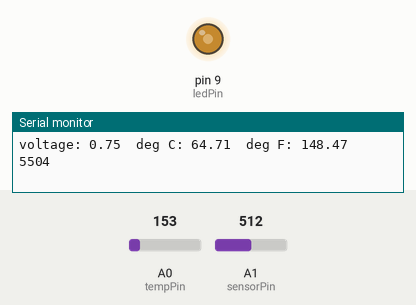
Simulated run of this sketch. Board: Arduino Uno, built with avr-gcc and run on an emulated ATmega328P. On the bench: output pins drawn as LEDs (lit = HIGH), the last lines printed to the serial monitor. The test bench sets the inputs (shaded band); at power-on: A0 (tempPin) = 153, A1 (sensorPin) = 512.

Above: at 1.2 s.
1.3 s: A0 (tempPin) set to 133
At 6.0 s:
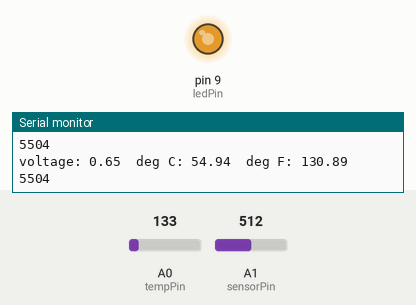
7.0 s: A0 (tempPin) set to 114
At 11.6 s:
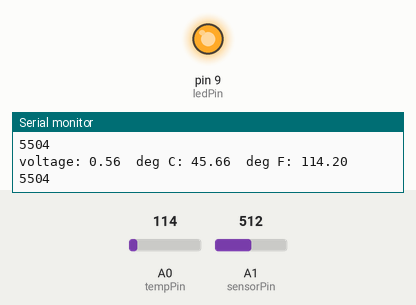
12.5 s: A0 (tempPin) set to 165
At 17.2 s:
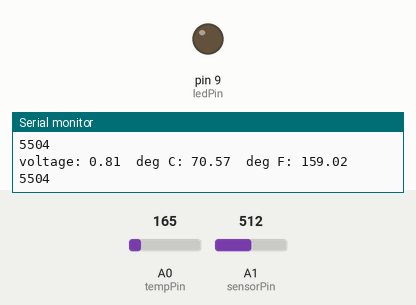
18.0 s: A0 (tempPin) set to 185
At 22.8 s:
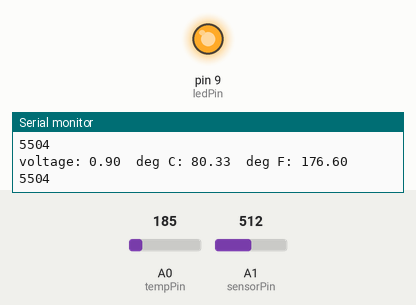
Timing chart, 0 to 24.3 s (numbered marks = the images above; inputs shaded):
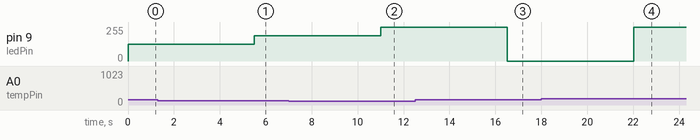

Measured:
- the behaviour switches between 174 and 175 on A0 (tempPin) (found by bisection; images 3 and 4)
- after the input at 1.3 s, pin 9 (ledPin): 127/255 → 191/255 after 4.2 s
- after the input at 7.0 s, pin 9 (ledPin): 191/255 → 255/255 after 4.0 s
- after the input at 12.5 s, pin 9 (ledPin): 255/255 → 0/255 after 4.0 s
- after the input at 18.0 s, pin 9 (ledPin): 0/255 → 255/255 after 4.0 s

The sketch:

sketch_mar23a.ino
```cpp
/*
SparkFun Inventor's Kit
Example sketch 07

TEMPERATURE SENSOR

  Use the "serial monitor" window to read a temperature sensor.

  The TMP36 is an easy-to-use temperature sensor that outputs
  a voltage that's proportional to the ambient temperature.
  You can use it for all kinds of automation tasks where you'd
  like to know or control the temperature of something.

  More information on the sensor is available in the datasheet:
  http://cdn.sparkfun.com/datasheets/Sensors/Temp/TMP35_36_37.pdf

  Even more exciting, we'll start using the Arduino's serial port
  to send data back to your main computer! Up until now, we've
  been limited to using simple LEDs for output. We'll see that
  the Arduino can also easily output all kinds of text and data.

Hardware connections:

  Be careful when installing the temperature sensor, as it is
  almost identical to the transistors! The one you want has
  a triangle logo and "TMP" in very tiny letters. The
  ones you DON'T want will have "222" on them.

  When looking at the flat side of the temperature sensor
  with the pins down, from left to right the pins are:
  5V, SIGNAL, and GND.

  Connect the 5V pin to 5 Volts (5V).
  Connect the SIGNAL pin to ANALOG pin 0.
  Connect the GND pin to ground (GND).

This sketch was written by SparkFun Electronics,
with lots of help from the Arduino community.
This code is completely free for any use.
Visit http://learn.sparkfun.com/products/2 for SIK information.
Visit http://www.arduino.cc to learn about the Arduino.

Version 2.0 6/2012 MDG
*/

// We'll use analog input 0 to measure the temperature sensor's
// signal pin.

// As usual, we'll create constants to name the pins we're using.
// This will make it easier to follow the code below.

const int tempPin = 0;
const int sensorPin = 1;
const int ledPin = 9;

// We'll also set up some global variables for the light level:

int lightLevel,tempLevel, high = 0, low = 1023;


void setup()
{
  // In this sketch, we'll use the Arduino's serial port
  // to send text back to the main computer. For both sides to
  // communicate properly, they need to be set to the same speed.
  // We use the Serial.begin() function to initialize the port
  // and set the communications speed.

  // The speed is measured in bits per second, also known as
  // "baud rate". 9600 is a very commonly used baud rate,
  // and will transfer about 10 characters per second.

  pinMode(ledPin, OUTPUT);
  Serial.begin(9600);
}


void loop()
{
  // Up to now we've only used integer ("int") values in our
  // sketches. Integers are always whole numbers (0, 1, 23, etc.).
  // In this sketch, we'll use floating-point values ("float").
  // Floats can be fractional numbers such as 1.42, 2523.43121, etc.

 lightLevel = analogRead(sensorPin);
 tempLevel = analogRead(tempPin);
 autoTune();
 analogWrite(ledPin, tempLevel);
  // We'll declare three floating-point variables
  // (We can declare multiple variables of the same type on one line:)

  float voltage, degreesC, degreesF;

  // First we'll measure the voltage at the analog pin. Normally
  // we'd use analogRead(), which returns a number from 0 to 1023.
  // Here we've written a function (further down) called
  // getVoltage() that returns the true voltage (0 to 5 Volts)
  // present on an analog input pin.

  voltage = getVoltage(tempPin);

  // Now we'll convert the voltage to degrees Celsius.
  // This formula comes from the temperature sensor datasheet:

  degreesC = (voltage - 0.5) * 100.0 +40;

  // While we're at it, let's convert degrees Celsius to Fahrenheit.
  // This is the classic C to F conversion formula:

  degreesF = degreesC * (9.0/5.0) + 32.0;

  // Now we'll use the serial port to print these values
  // to the serial monitor!

  // To open the serial monitor window, upload your code,
  // then click the "magnifying glass" button at the right edge
  // of the Arduino IDE toolbar. The serial monitor window
  // will open.

  // (NOTE: remember we said that the communication speed
  // must be the same on both sides. Ensure that the baud rate
  // control at the bottom of the window is set to 9600. If it
  // isn't, change it to 9600.)

  // Also note that every time you upload a new sketch to the
  // Arduino, the serial monitor window will close. It does this
  // because the serial port is also used to upload code!
  // When the upload is complete, you can re-open the serial
  // monitor window.

  // To send data from the Arduino to the serial monitor window,
  // we use the Serial.print() function. You can print variables
  // or text (within quotes).

  Serial.print("voltage: ");
  Serial.print(voltage);
  Serial.print("  deg C: ");
  Serial.print(degreesC);
  Serial.print("  deg F: ");
  Serial.println(degreesF);

  // These statements will print lines of data like this:
  // "voltage: 0.73 deg C: 22.75 deg F: 72.96"

  // Note that all of the above statements are "print", except
  // for the last one, which is "println". "Print" will output
  // text to the SAME LINE, similar to building a sentence
  // out of words. "Println" will insert a "carriage return"
  // character at the end of whatever it prints, moving down
  // to the NEXT line.

  frequencyTune();
}


float getVoltage(int pin)
{
  // This function has one input parameter, the analog pin number
  // to read. You might notice that this function does not have
  // "void" in front of it; this is because it returns a floating-
  // point value, which is the true voltage on that pin (0 to 5V).

  // You can write your own functions that take in parameters
  // and return values. Here's how:

    // To take in parameters, put their type and name in the
    // parenthesis after the function name (see above). You can
    // have multiple parameters, separated with commas.

    // To return a value, put the type BEFORE the function name
    // (see "float", above), and use a return() statement in your code
    // to actually return the value (see below).

    // If you don't need to get any parameters, you can just put
    // "()" after the function name.

    // If you don't need to return a value, just write "void" before
    // the function name.

  // Here's the return statement for this function. We're doing
  // all the math we need to do within this statement:

  return (analogRead(pin) * 0.004882814);

  // This equation converts the 0 to 1023 value that analogRead()
  // returns, into a 0.0 to 5.0 value that is the true voltage
  // being read at that pin.
}

// Other things to try with this code:

//   Turn on an LED if the temperature is above or below a value.

//   Read that threshold value from a potentiometer - now you've
//   created a thermostat!
void autoTune()
{
  // As we mentioned above, the light-sensing circuit we built
  // won't have a range all the way from 0 to 1023. It will likely
  // be more like 300 (dark) to 800 (light).

  // In the manualTune() function above, you need to repeatedly
  // change the values and try the program again until it works.
  // But why should you have to do that work? You've got a
  // computer in your hands that can figure things out for itself!

  // In this function, the Arduino will keep track of the highest
  // and lowest values that we're reading from analogRead().

  // If you look at the top of the sketch, you'll see that we've
  // initialized "low" to be 1023. We'll save anything we read
  // that's lower than that:

  if (tempLevel < low)
  {
    low = tempLevel;
  }

  // We also initialized "high" to be 0. We'll save anything
  // we read that's higher than that:

  if (tempLevel > high)
  {
    high = tempLevel;
  }

  // Once we have the highest and lowest values, we can stick them
  // directly into the map() function. No manual tweaking needed!

  // One trick we'll do is to add a small offset to low and high,
  // to ensure that the LED is fully-off and fully-on at the limits
  // (otherwise it might flicker a little bit).

  tempLevel = map(tempLevel, low+30, high-30, 0, 255);
  tempLevel = constrain(tempLevel, 0, 255);

  // Now we'll return to the main loop(), and send lightLevel
  // to the LED.
}

void frequencyTune(){
  lightLevel = map(lightLevel, 0, 1023, 1000, 10000);
  lightLevel = constrain(lightLevel, 1000, 10000);
  Serial.println(lightLevel);
  delay(lightLevel);

}
```
